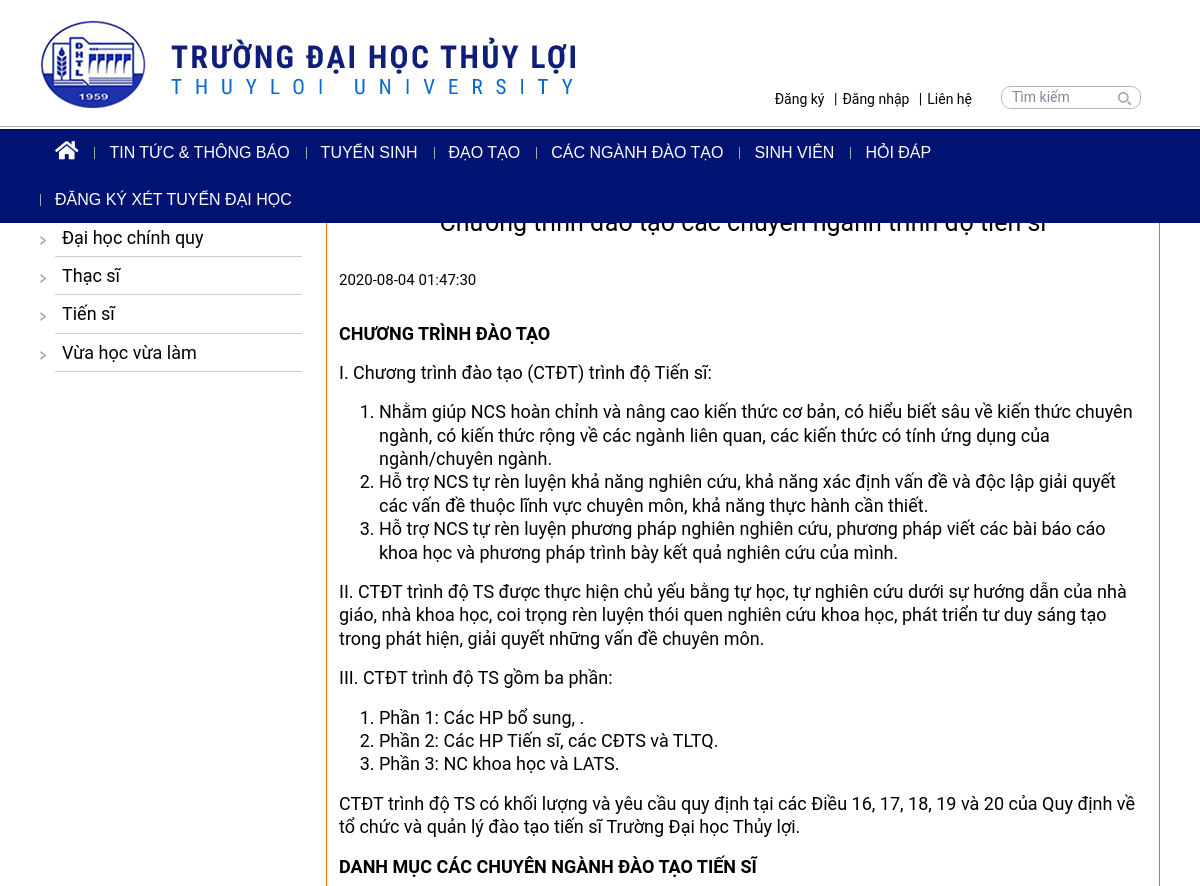
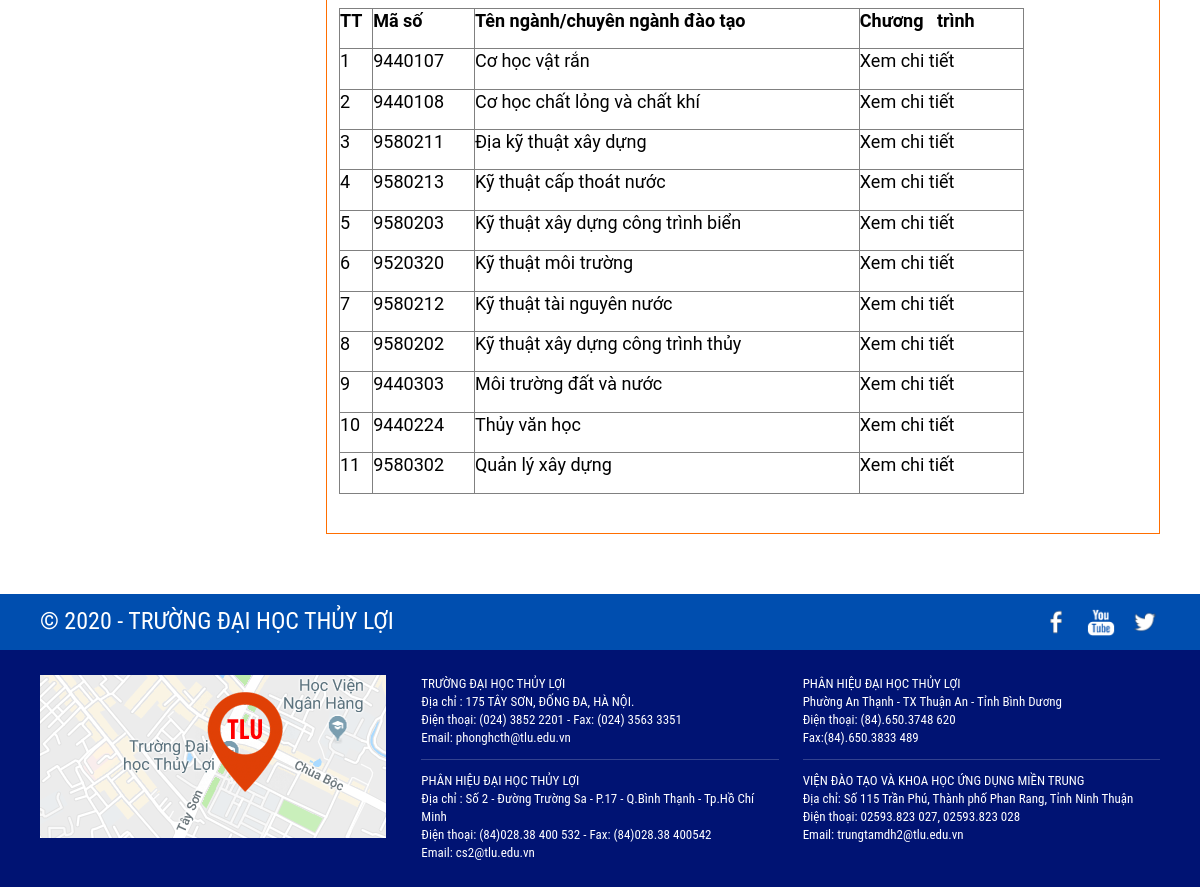
The app's page /chuongtrinhts.php with its own data (2 pictures, top to bottom).
### tables this page shows
CREATE TABLE `baiviet` (
  `mabv` int(5) UNSIGNED NOT NULL,
  `chude` varchar(100) NOT NULL,
  `tieude` varchar(100) NOT NULL,
  `anh` varchar(200) DEFAULT NULL,
  `tomtat` varchar(2000) DEFAULT NULL,
  `ngaytao` datetime NOT NULL,
  `noidung` text NOT NULL,
  `matk` int(2) NOT NULL
);

### chuongtrinhts.php (the view, shortened to what this page needs)
<?php
include("header.php");
require('connect.php');
$result = mysqli_fetch_assoc(mysqli_query($conn, "Select * from baiviet where chude = 'Chương trình đào tạo tiến sĩ'"));
?>
<main class="main-content">
    <div class="container">
        <div class="primary-content">
            <div class="row">
                <?php include("menuctdt.php");?>
                <div class="col-md-8 col-lg-9 slide-left mb-8 mb-md-0">
                    <div class="col-md-12" style="border: 1px solid #ff6e00;">
                        <h1 style="text-align:center; padding: 10px 0px;"><?php echo $result['tieude']; ?></h1>
                        <p style="padding: 15px 0px; font-size:15px"><?php echo $result['ngaytao'];?></p>
                        <p><?php echo $result['noidung'];?></p>
                    </div>
                </div>
            </div>
        </div>
    </div>
</main>
<?php
include("footer.php");
?>

### style.css (style rules this page uses)
body { color: #010101; font-size: 18px; line-height: 1.3; font-family: 'Roboto', sans-serif; font-weight: 400; }
b, strong { font-weight: 700; }
.container { padding-right: 10px; padding-left: 10px; }
.row { margin-right: -12px; margin-left: -12px; }
.col-1, .col-2, .col-3, .col-4, .col-5, .col-6, .col-7, .col-8, .col-9, .col-10, .col-11, .col-12, .col, .col-auto, .col-sm-1, .col-sm-2, .col-sm-3, .col-sm-4, .col-sm-5, .col-sm-6, .col-sm-7, .col-sm-8, .col-sm-9, .col-sm-10, .col-sm-11, .col-sm-12, .col-sm, .col-sm-auto, .col-md-1, .col-md-2, .col-md-3, .col-md-4, .col-md-5, .col-md-6, .col-md-7, .col-md-8, .col-md-9, .col-md-10, .col-md-11, .col-md-12, .col-md, .col-md-auto, .col-lg-1, .col-lg-2, .col-lg-3, .col-lg-4, .col-lg-5, .col-lg-6, .col-lg-7, .col-lg-8, .col-lg-9, .col-lg-10, .col-lg-11, .col-lg-12, .col-lg, .col-lg-auto, .col-xl-1, .col-xl-2, .col-xl-3, .col-xl-4, .col-xl-5, .col-xl-6, .col-xl-7, .col-xl-8, .col-xl-9, .col-xl-10, .col-xl-11, .col-xl-12, .col-xl, .col-xl-auto { padding-right: 12px; padding-left: 12px; }
.h1, h1, .typescale-1 { font-size: 22px; }
@media only screen and (min-width: 768px) { .h1, h1, .typescale-1 { font-size: 25px; } }
.main-content { margin-bottom: 40px; }
@media only screen and (min-width: 768px) { .main-content { margin-bottom: 60px; } }

### records on screen
baiviet: ngaytao "2020-08-04 01:47:30", noidung "CHƯƠNG TRÌNH ĐÀO TẠO I. Chương trình đào tạo (CTĐT) trình độ Tiến sĩ: Nhằm giúp NCS hoàn chỉnh và nâng cao kiến thức cơ bản, có hiểu biết sâu về kiến thức chuyên ngành, có kiến thức rộng về các ngành liên quan, các kiến thức có tính ứng dụng của ngành/chuyên ngành. Hỗ trợ NCS tự rèn luyện khả năng nghiên cứu, khả năng xác định vấn đề và độc lập giải quyết các vấn đề thuộc lĩnh vực chuyên môn, khả năng thực hành cần thiết. Hỗ trợ NCS tự rèn luyện phương pháp nghiên nghiên cứu, phương pháp viết các bài báo cáo khoa học và phương pháp trình bày kết quả nghiên cứu của mình. II. CTĐT trình độ TS được thực hiện chủ yếu bằng tự học, tự nghiên cứu dưới sự hướng dẫn của nhà giáo, nhà khoa học, coi…"
